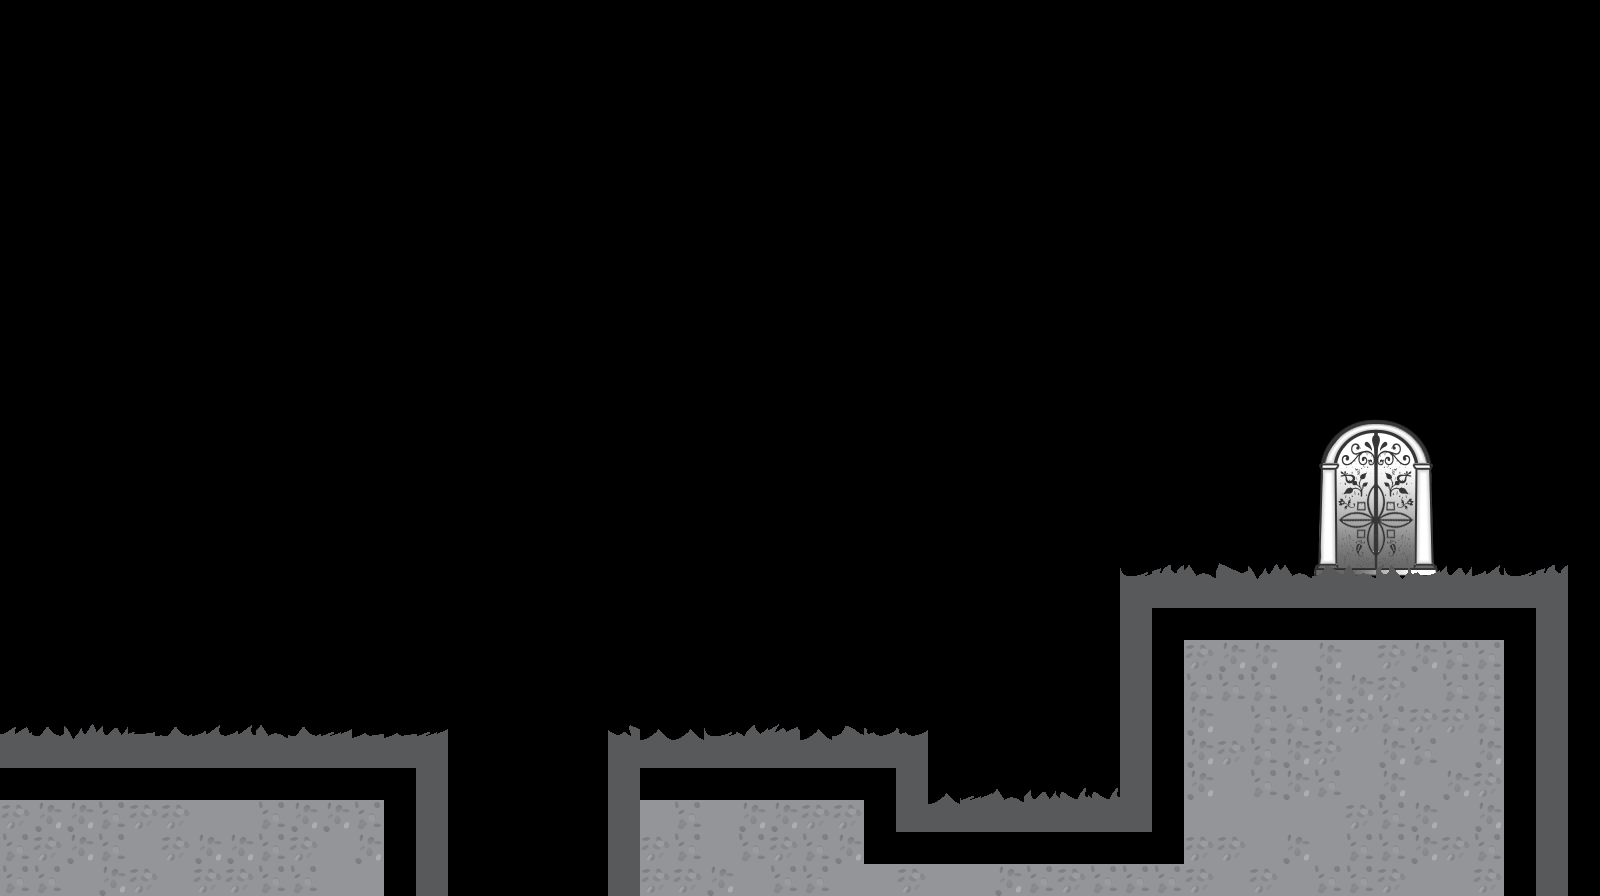

This is a level from a 2D game, rendered from its Tiled map with the project's own tilesets. A one-line summary and the map file follow, with tile-layer data summarised:
An orthogonal 50x28 tile map with 32x32 px tiles, 2 tile layers (Static, grass), 3 hidden layers not drawn, 7 tilesets and 9 objects (3x platform, door, start).

<map version="1.0" orientation="orthogonal" width="50" height="28" tilewidth="32" tileheight="32">
 <tileset firstgid="1" name="fill" tilewidth="32" tileheight="32">
  <image source="../graphics/fill.png" width="64" height="64" />
 </tileset>
 <tileset firstgid="5" name="dood" tilewidth="64" tileheight="192">
  <image source="../graphics/dood.png" width="64" height="192" />
 </tileset>
 <tileset firstgid="6" name="grass" tilewidth="32" tileheight="64">
  <image source="../graphics/grass.png" width="1600" height="64" />
 </tileset>
 <tileset firstgid="56" name="grassfore" tilewidth="32" tileheight="96">
  <image source="../graphics/grassfore.png" width="1600" height="96" />
 </tileset>
 <tileset firstgid="106" name="door" tilewidth="32" tileheight="32">
  <image source="../graphics/door.png" width="128" height="160" />
 </tileset>
 <tileset firstgid="126" name="solid" tilewidth="32" tileheight="32">
  <image source="../graphics/solid.png" width="64" height="32" />
 </tileset>
 <tileset firstgid="128" name="edges" tilewidth="32" tileheight="32">
  <image source="../graphics/edges.png" width="160" height="96" />
 </tileset>
 <imagelayer name="background" width="50" height="28" visible="0">
  <image source="../graphics/background.png" />
  <properties>
   <property name="parallax" value="0.25" />
   <property name="yparallax" value="0.5" />
  </properties>
 </imagelayer>
 <layer name="Static" width="50" height="28">
  <data>[1400 cells, 167 non-empty, 24 distinct tile ids]</data>
 </layer>
 <layer name="Dynamic" width="50" height="28" visible="0">
  <data>[1400 cells, 40 non-empty, 6 distinct tile ids]</data>
 </layer>
 <objectgroup name="Solid" width="50" height="28">
  <object type="platform" x="928" y="736" width="192" height="64">
   <properties>
    <property name="color" value="white" />
   </properties>
  </object>
  <object x="0" y="736" width="448" height="160" />
  <object x="928" y="800" width="192" height="96" />
  <object x="1120" y="576" width="448" height="320" />
  <object name="door" type="door" x="1312" y="416" width="128" height="160">
   <properties>
    <property name="door" value="door" />
    <property name="level" value="assets/levels/level2.tmx" />
    <property name="open" value="assets/graphics/door_frame-13.png" />
   </properties>
  </object>
  <object name="white" type="platform" x="288" y="352" width="448" height="64">
   <properties>
    <property name="color" value="white" />
   </properties>
  </object>
  <object name="start" type="start" gid="5" x="95" y="730" width="64" height="160">
   <properties>
    <property name="color" value="black" />
    <property name="idle" value="assets/graphics/resting-06.png" />
    <property name="walk" value="assets/graphics/walking-15.png" />
   </properties>
  </object>
  <object x="608" y="736" width="320" height="160" />
  <object name="white" type="platform" x="928" y="736" width="352" height="64">
   <properties>
    <property name="color" value="white" />
   </properties>
  </object>
 </objectgroup>
 <layer name="solid" width="50" height="28" visible="0">
  <data>[1400 cells, 72 non-empty, 4 distinct tile ids]</data>
 </layer>
 <layer name="grass" width="50" height="28">
  <properties>
   <property name="parallax" value="1.0" />
  </properties>
  <data>[1400 cells, 70 non-empty, 24 distinct tile ids]</data>
 </layer>
</map>
